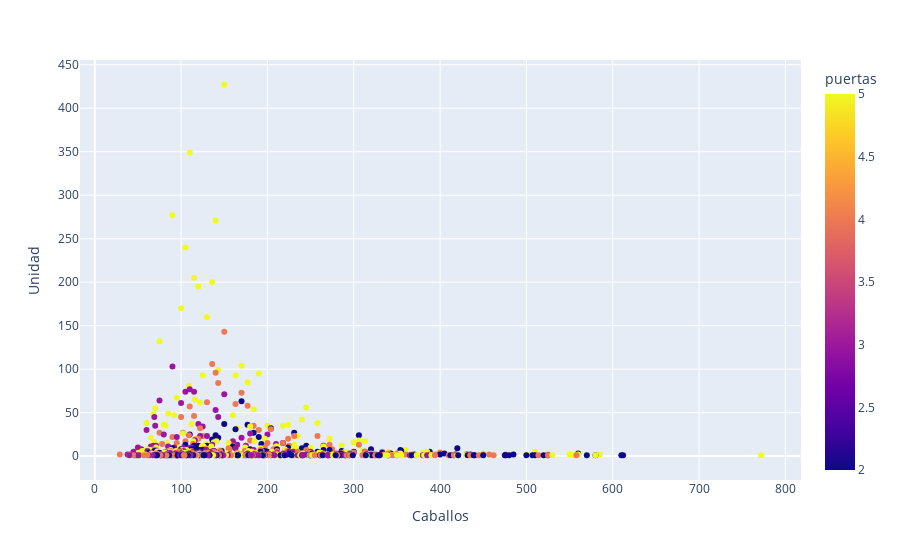

Notebook code cell kept with this figure:
### Code cell
#¿Los coches de 2 puertas tienen más caballos?, ¿hay correlación?


caballos=analisis.groupby(['Caballos','puertas'])['Unidad'].sum().reset_index().sort_values('Unidad',ascending=False)

fig = px.scatter(caballos, x="Caballos", y="Unidad", color='puertas')
fig.show()

#aparentemente no

### Figure 1 — Plotly figure (JSON) as saved in the notebook; plotly's stock layout.template omitted (floating-point values rounded to 4 significant figures; data arrays with more than 128 entries replaced by an {"elided": "..."} marker saying what was removed)
{"data": [{"hovertemplate": "Caballos=%{x}<br>Unidad=%{y}<br>puertas=%{marker.color}<extra></extra>", "legendgroup": "", "marker": {"color": {"elided": "643 int values"}, "coloraxis": "coloraxis", "symbol": "circle"}, "mode": "markers", "name": "", "orientation": "v", "showlegend": false, "type": "scatter", "x": {"elided": "643 int values"}, "xaxis": "x", "y": {"elided": "643 int values"}, "yaxis": "y"}], "layout": {"coloraxis": {"colorbar": {"title": {"text": "puertas"}}, "colorscale": [[0, "#0d0887"], [0.1111, "#46039f"], [0.2222, "#7201a8"], [0.3333, "#9c179e"], [0.4444, "#bd3786"], [0.5556, "#d8576b"], [0.6667, "#ed7953"], [0.7778, "#fb9f3a"], [0.8889, "#fdca26"], [1, "#f0f921"]]}, "legend": {"tracegroupgap": 0}, "margin": {"t": 60}, "xaxis": {"anchor": "y", "domain": [0, 1], "title": {"text": "Caballos"}}, "yaxis": {"anchor": "x", "domain": [0, 1], "title": {"text": "Unidad"}}}}
